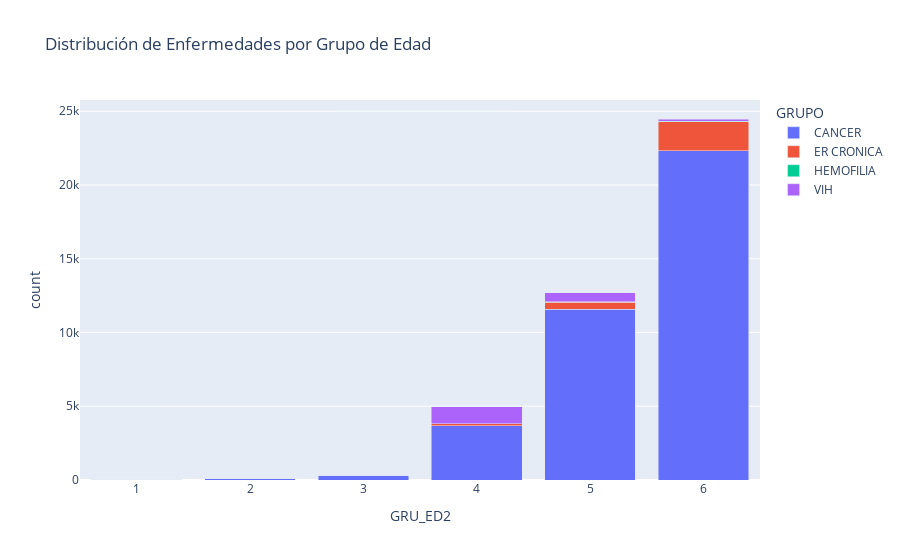

The cell this chart's notebook holds for it:
### Markdown cell above
## 8. Relación Variables con Target

### Code cell
if 'GRU_ED2' in df.columns:
    edad_grupo = df.groupby(['GRU_ED2', target_col]).size().reset_index(name='count')
    fig = px.bar(edad_grupo, x='GRU_ED2', y='count', color=target_col,
                 title='Distribución de Enfermedades por Grupo de Edad', barmode='stack')
    fig.show()
    print(" Patrones etarios: CANCER más frecuente en grupos de mayor edad.")

### Figure 1 — Plotly figure (JSON) as saved in the notebook; plotly's stock layout.template omitted (floating-point values rounded to 4 significant figures)
{"data": [{"hovertemplate": "GRUPO=CANCER<br>GRU_ED2=%{x}<br>count=%{y}<extra></extra>", "legendgroup": "CANCER", "marker": {"color": "#636efa", "pattern": {"shape": ""}}, "name": "CANCER", "orientation": "v", "showlegend": true, "textposition": "auto", "type": "bar", "x": [1, 2, 3, 4, 5, 6], "xaxis": "x", "y": [18, 128, 323, 3672, 11566, 22321], "yaxis": "y"}, {"hovertemplate": "GRUPO=ER CRONICA<br>GRU_ED2=%{x}<br>count=%{y}<extra></extra>", "legendgroup": "ER CRONICA", "marker": {"color": "#EF553B", "pattern": {"shape": ""}}, "name": "ER CRONICA", "orientation": "v", "showlegend": true, "textposition": "auto", "type": "bar", "x": [1, 2, 3, 4, 5, 6], "xaxis": "x", "y": [10, 3, 3, 134, 483, 1951], "yaxis": "y"}, {"hovertemplate": "GRUPO=HEMOFILIA <br>GRU_ED2=%{x}<br>count=%{y}<extra></extra>", "legendgroup": "HEMOFILIA ", "marker": {"color": "#00cc96", "pattern": {"shape": ""}}, "name": "HEMOFILIA ", "orientation": "v", "showlegend": true, "textposition": "auto", "type": "bar", "x": [1, 2, 4, 5, 6], "xaxis": "x", "y": [1, 1, 13, 21, 59], "yaxis": "y"}, {"hovertemplate": "GRUPO=VIH<br>GRU_ED2=%{x}<br>count=%{y}<extra></extra>", "legendgroup": "VIH", "marker": {"color": "#ab63fa", "pattern": {"shape": ""}}, "name": "VIH", "orientation": "v", "showlegend": true, "textposition": "auto", "type": "bar", "x": [1, 2, 3, 4, 5, 6], "xaxis": "x", "y": [2, 2, 2, 1156, 634, 141], "yaxis": "y"}], "layout": {"barmode": "stack", "legend": {"title": {"text": "GRUPO"}, "tracegroupgap": 0}, "title": {"text": "Distribución de Enfermedades por Grupo de Edad"}, "xaxis": {"anchor": "y", "domain": [0, 1], "title": {"text": "GRU_ED2"}}, "yaxis": {"anchor": "x", "domain": [0, 1], "title": {"text": "count"}}}}
